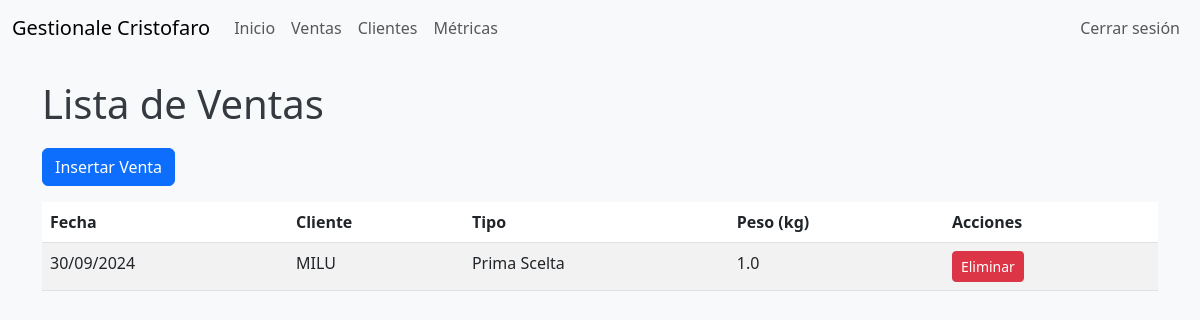
/vendite (signed in), run on the app's committed database.
### app/models.py (models this page shows, shortened)
class Vendita(db.Model):
    id = db.Column(db.Integer, primary_key=True)
    cliente_id = db.Column(db.Integer, db.ForeignKey('cliente.id'), nullable=False)
    data = db.Column(db.Date, nullable=False)
    tipo = db.Column(db.String(50), nullable=False)  # 'Prima Scelta' o 'Seconda Scelta'
    peso = db.Column(db.Float, nullable=False)

class Cliente(db.Model):
    id = db.Column(db.Integer, primary_key=True)
    nome = db.Column(db.String(100), nullable=False, unique=True)
    vendite = db.relationship('Vendita', backref='cliente', lazy=True)

### app/routes.py (the view)
@app.route('/vendite')
@login_required
def vendite():
    vendite = Vendita.query.order_by(Vendita.data.desc()).all()
    return render_template('vendite.html', vendite=vendite)

### app/__init__.py (called while the page is built)
@app.context_processor
def utility_processor():
    def calculate_total_weight_scatole(items):
        return sum(item.prima_scelta + item.seconda_scelta + item.scarti for item in items)
    def calculate_total_weight_vendite(vendite):
        return sum(vendita.peso for vendita in vendite)
    return dict(
        calculate_total_weight_scatole=calculate_total_weight_scatole,
        calculate_total_weight_vendite=calculate_total_weight_vendite
    )

### app/routes.py (called while the page is built)
@login.user_loader
def load_user(id):
    return Utente.query.get(int(id))

### app/templates/vendite.html (shortened to what this page needs)
{% extends "base.html" %}
{% block content %}
<h1>Lista de Ventas</h1>
<a href="{{ url_for('inserisci_vendita') }}" class="btn btn-primary mb-3">Insertar Venta</a>
<table class="table table-striped">
    <thead>
        <tr>
            <th>Fecha</th>
            <th>Cliente</th>
            <th>Tipo</th>
            <th>Peso (kg)</th>
            <th>Acciones</th>
        </tr>
    </thead>
    <tbody>
        {% for vendita in vendite %}
        <tr>
            <td>{{ vendita.data.strftime('%d/%m/%Y') }}</td>
            <td>{{ vendita.cliente.nome }}</td>
            <td>{{ vendita.tipo }}</td>
            <td>{{ vendita.peso }}</td>
            <td>
                <form action="{{ url_for('elimina_vendita', vendita_id=vendita.id) }}" method="post" onsubmit="return confirm('¿Estás seguro de que deseas eliminar esta venta?');">
                    <button type="submit" class="btn btn-danger btn-sm">Eliminar</button>
                </form>
            </td>
        </tr>
        {% endfor %}
    </tbody>
</table>
{% endblock %}

### app/static/style.css (style rules this page uses)
body { background-color: #f8f9fa; color: #343a40; }
h1 { margin-bottom: 20px; }

### data on the page
Vendita: data "30/09/2024", cliente.nome "MILU", tipo "Prima Scelta", peso "1.0"
